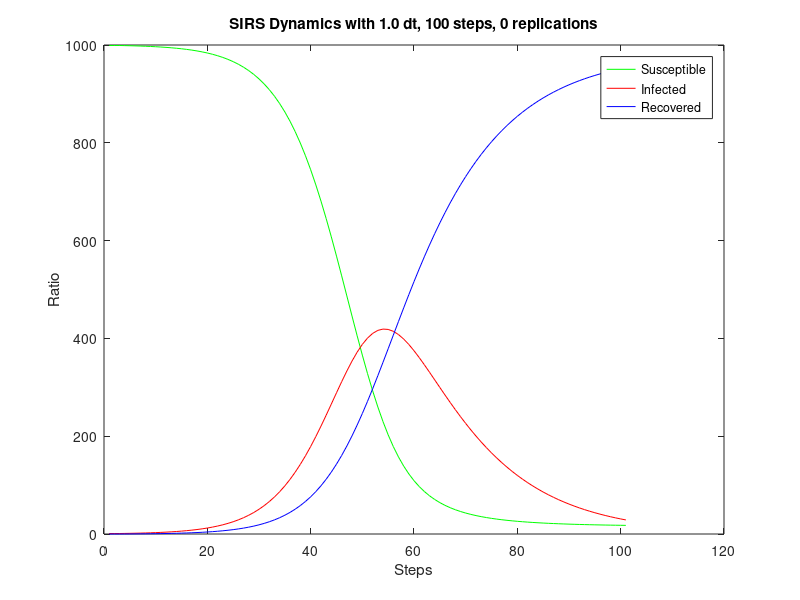

Write MATLAB code to recreate this figure.
steps = 100;
dt = 1.0;
replications = 0;
dynamics = [
999.000,1.000,0.000;
999.000,1.000,0.000;
999.000,1.000,0.000;
998.750,1.183,0.067;
998.501,1.366,0.133;
998.205,1.583,0.212;
997.864,1.833,0.303;
997.469,2.122,0.409;
997.012,2.457,0.531;
996.483,2.845,0.672;
995.870,3.293,0.836;
995.162,3.812,1.026;
994.342,4.413,1.245;
993.393,5.107,1.500;
992.296,5.910,1.794;
991.028,6.838,2.134;
989.562,7.910,2.528;
987.868,9.148,2.984;
985.911,10.578,3.512;
983.651,12.227,4.121;
981.044,14.129,4.827;
978.037,16.321,5.642;
974.572,18.844,6.584;
970.581,21.747,7.672;
965.990,25.082,8.928;
960.713,28.909,10.378;
954.656,33.294,12.050;
947.713,38.310,13.977;
939.766,44.037,16.197;
930.690,50.559,18.751;
920.344,57.970,21.687;
908.580,66.363,25.057;
895.242,75.836,28.922;
880.168,86.486,33.346;
863.195,98.403,38.402;
844.164,111.668,44.168;
822.929,126.343,50.728;
799.363,142.465,58.172;
773.370,160.035,66.595;
744.899,179.008,76.093;
713.958,199.280,86.762;
680.622,220.682,98.696;
645.053,242.966,111.981;
607.502,265.804,126.693;
568.321,288.788,142.891;
527.952,311.437,160.611;
486.921,333.216,179.864;
445.815,353.559,200.626;
405.252,371.907,222.841;
365.847,387.742,246.411;
328.168,400.627,271.205;
292.704,410.241,297.055;
259.836,416.401,323.763;
229.816,419.071,351.112;
202.767,418.360,378.872;
178.690,414.500,406.811;
157.482,407.816,434.701;
138.966,398.700,462.335;
122.910,387.568,489.522;
109.058,374.839,516.102;
97.149,360.910,541.940;
86.930,346.141,566.929;
78.164,330.846,590.990;
70.642,315.292,614.066;
64.176,299.701,636.123;
58.608,284.250,657.142;
53.800,269.078,677.122;
49.635,254.293,696.072;
46.016,239.973,714.011;
42.860,226.176,730.964;
40.100,212.938,746.962;
37.676,200.284,762.040;
35.542,188.222,776.236;
33.655,176.757,789.588;
31.983,165.881,802.136;
30.495,155.584,813.920;
29.169,145.852,824.979;
27.983,136.666,835.351;
26.919,128.006,845.075;
25.963,119.851,854.186;
25.102,112.179,862.719;
24.324,104.967,870.710;
23.620,98.192,878.188;
22.982,91.832,885.186;
22.402,85.866,891.732;
21.874,80.272,897.854;
21.393,75.028,903.579;
20.954,70.116,908.930;
20.553,65.515,913.932;
20.186,61.208,918.606;
19.849,57.177,922.974;
19.540,53.405,927.054;
19.257,49.877,930.866;
18.996,46.578,934.427;
18.756,43.493,937.752;
18.534,40.609,940.857;
18.330,37.913,943.756;
18.142,35.394,946.464;
17.969,33.040,948.991;
17.808,30.841,951.351;
17.660,28.787,953.554;
];
susceptibleRatio = dynamics (:, 1);
infectedRatio = dynamics (:, 2);
recoveredRatio = dynamics (:, 3);
figure
plot (susceptibleRatio.', 'color', 'green');
hold on
plot (infectedRatio.', 'color', 'red');
hold on
plot (recoveredRatio.', 'color', 'blue');
xlabel ('Steps');
ylabel ('Ratio');
legend('Susceptible','Infected', 'Recovered');
title ('SIRS Dynamics with 1.0 dt, 100 steps, 0 replications');
